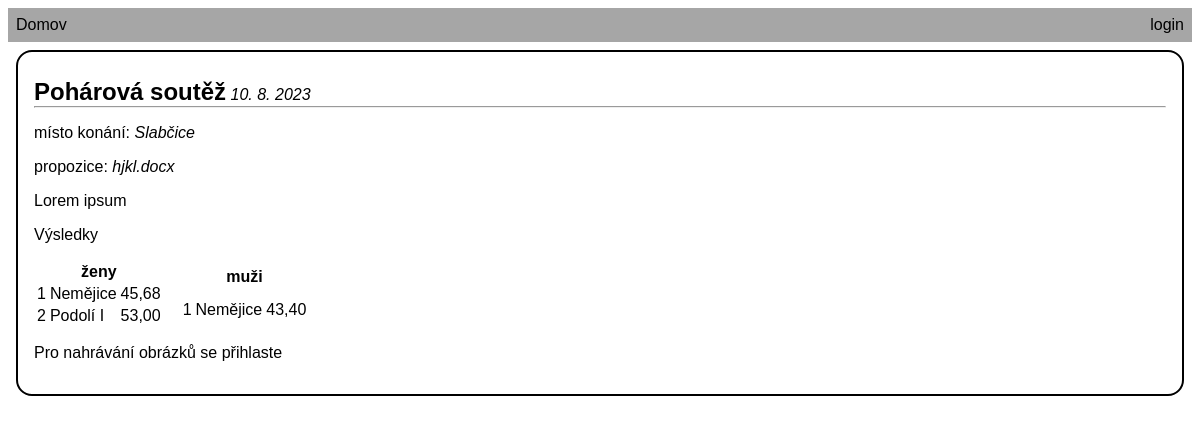
The page /competition?id=0 on the database its author committed.
### tables this page shows
CREATE TABLE "competition" (id INTEGER PRIMARY KEY AUTOINCREMENT UNIQUE NOT NULL, id_user INTEGER NOT NULL REFERENCES user (id), date_created DATETIME DEFAULT (CURRENT_TIMESTAMP) NOT NULL, title TEXT NOT NULL, description TEXT, proposition VARCHAR UNIQUE, date_event TIMEDATE NOT NULL, town VARCHAR NOT NULL, id_results INTEGER REFERENCES results (id) UNIQUE);

CREATE TABLE category (id INTEGER PRIMARY KEY AUTOINCREMENT NOT NULL, name varchar NOT NULL);

CREATE TABLE "result" (id INTEGER PRIMARY KEY AUTOINCREMENT UNIQUE NOT NULL, id_team REFERENCES team (id) NOT NULL, id_results REFERENCES results (id) NOT NULL, time_run DECIMAL(5, 2) NULL, time_run_2 DECIMAL(5, 2), valid_run BOOL DEFAULT (TRUE) NOT NULL);

CREATE TABLE "team" (id INTEGER PRIMARY KEY AUTOINCREMENT UNIQUE NOT NULL, name varchar NOT NULL, id_category INTEGER REFERENCES category (id) NOT NULL, UNIQUE (name, id_category));

### competition.php (the view, shortened to what this page needs)
<?php
    $db = new PDO("sqlite:" . __DIR__ . "/database.db");
    $comp = $db->query("SELECT * FROM competition WHERE id = $_GET[id]")->fetchAll();
    $comp = $comp[0];
?>
<!DOCTYPE html>
<html lang="en">
<head>
    <link rel="stylesheet" href="zwa/static/style.css">
</head>
<body>
    <?php include_once("header.php"); ?>
    <main class="comp">
        <article>
            <div class="comp-name-line"><h2><?php echo $comp["title"] ?></h2> <em><?php echo date_format(date_create($comp["date_event"]), 'j. n. Y') ?></em></div>
            <hr>
            <p>místo konání: <em><?php echo $comp["town"] ?></em></p>
            <p>propozice: <em><?php echo $comp["proposition"] ?></em></p>
            <p><?php echo $comp["description"] ?></p>
            <div>
                <p>Výsledky</p>
                <?php
                    if(!is_null($comp["id_results"])){
                        $categories = $db->query("SELECT * FROM category")->fetchAll();
                        $vysledky = [];
                        foreach ($categories as $category) {
                            $results = $db->query("SELECT * FROM result r, team t where r.id_team = t.id and t.id_category = $category[id] and r.id_results = $comp[id_results] ORDER BY time_run ASC");
                            $results = $results->fetchAll();
                            $vysledky[$category["id"]] = $results;
                        }
                        echo "<div class='results'>";
                        foreach($vysledky as $key => $vysledek){
                            if($vysledek){
                                $rowcount = 1;
                                echo "<table>";
                                echo "<tr><th colspan=3>".$categories[$key-1]["name"]."</th></tr>";
                                foreach( $vysledek as $result ) {
                                    echo "<tr><td>$rowcount</td><td>$result[name]</td><td>".number_format($result["time_run"],2,",")."</td></tr>";
                                    $rowcount++;
                                }
                                echo "</table>";
                            }
                        }
                        echo "</div>";
                    }
                    else{
                        echo "<a>přidat výsledky</a>";
                    }
                ?>
            </div>
            <?php
            if(isset($_SESSION["username"])){
                echo "<form enctype='multipart/form-data' method='POST' action='upload_image'>";
                echo "<label for='image_upload'>Nahrát obrázek: </label>";
                echo "<input type='file' name='image' id='image_upload' multiple required>";
                echo "<input type='hidden' name='competition_id' value=$comp[id]>";
                echo "<input type='submit' value='Nahrát'></form>";
            }
            else{
                echo "<p>Pro nahrávání obrázků se přihlaste</p>";
            }
            ?>
        </article>
    </main>
</body>
</html>

### header.php
<header>
        <nav class="navbar">
            <ul>
                <li><a href="home">Domov</a></li>
                <li class='login'><a href="<?php echo "login?next=$_SERVER[REQUEST_URI]"?>"><?php echo isset($_SESSION['username'])?$_SESSION['username']:"login"; ?></a></li>
            </ul>
        </nav>
    </header>

### static/style.css (style rules this page uses)
.navbar { display: block; background-color: #a6a6a6; }
.navbar ul { list-style-type: none; margin: 0; padding: 0; overflow: hidden; }
.navbar li { display: inline; float: left; padding: .5em; }
.navbar .login { float: right }
body { font-family: 'Helvetica', 'Arial', sans-serif; }
main { display: block; }
article { border: 2px solid; border-radius: 1em; margin: .5em; padding: 1em; }
a { text-decoration: none; color: black; }
.comp-name-line p, .comp-name-line h2 { display: inline-block; margin: 1em 0 0 0 }
.comp-name-line h2 { margin: .4em 0 0; }
.comp hr { margin-top: 0; }
.results { display: flex; gap: 1em; flex-wrap: wrap; }

### rows shown on the page
competition: title "Pohárová soutěž", date_event "10. 8. 2023", town "Slabčice", proposition "hjkl.docx", description "Lorem ipsum"
category: name "ženy"
result: id_team.name "Nemějice", time_run "45,68"
result: id_team.name "Podolí I", time_run "53,00"
category: name "muži"
result: id_team.name "Nemějice", time_run "43,40"
